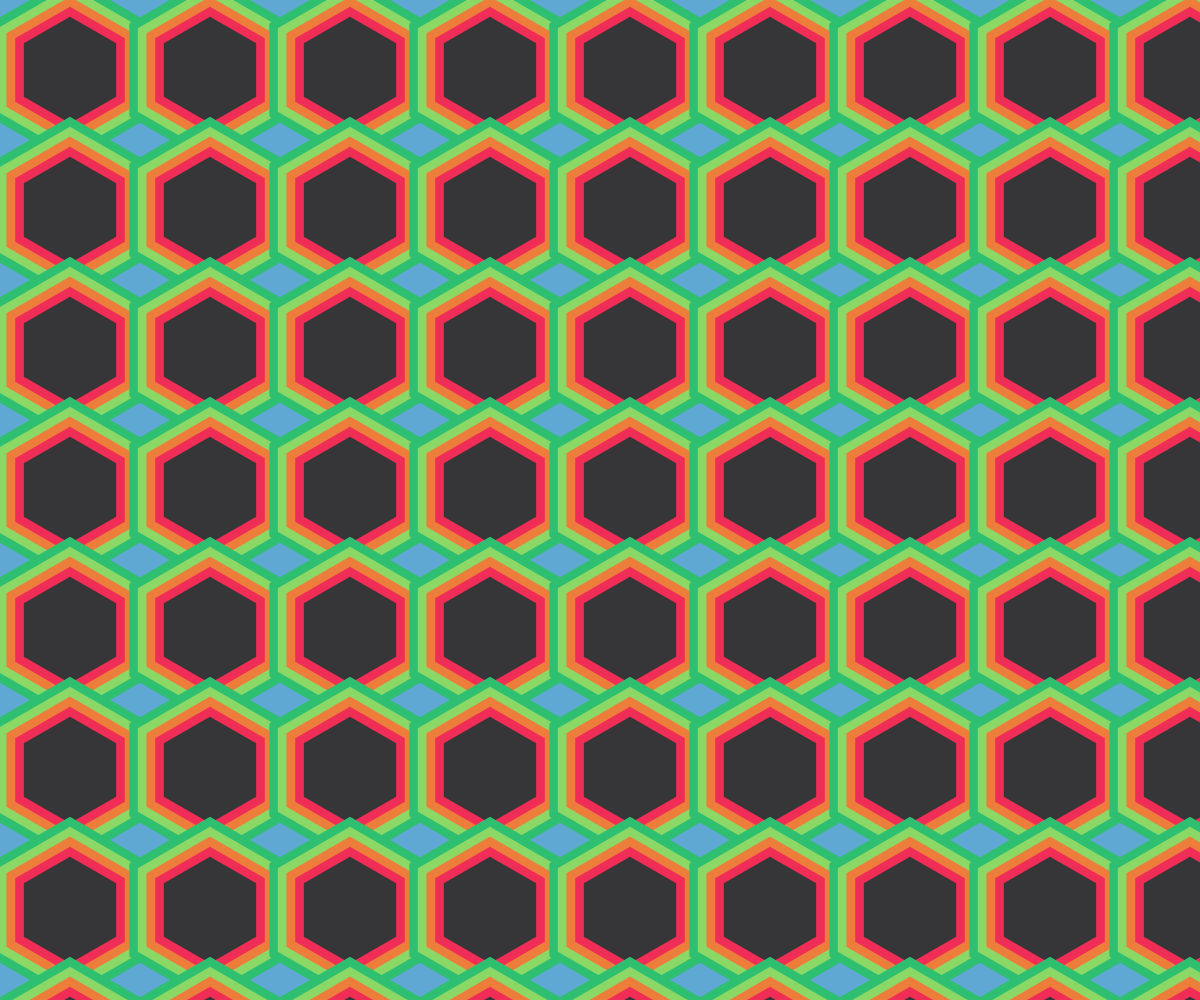
Frame 1 (no input)
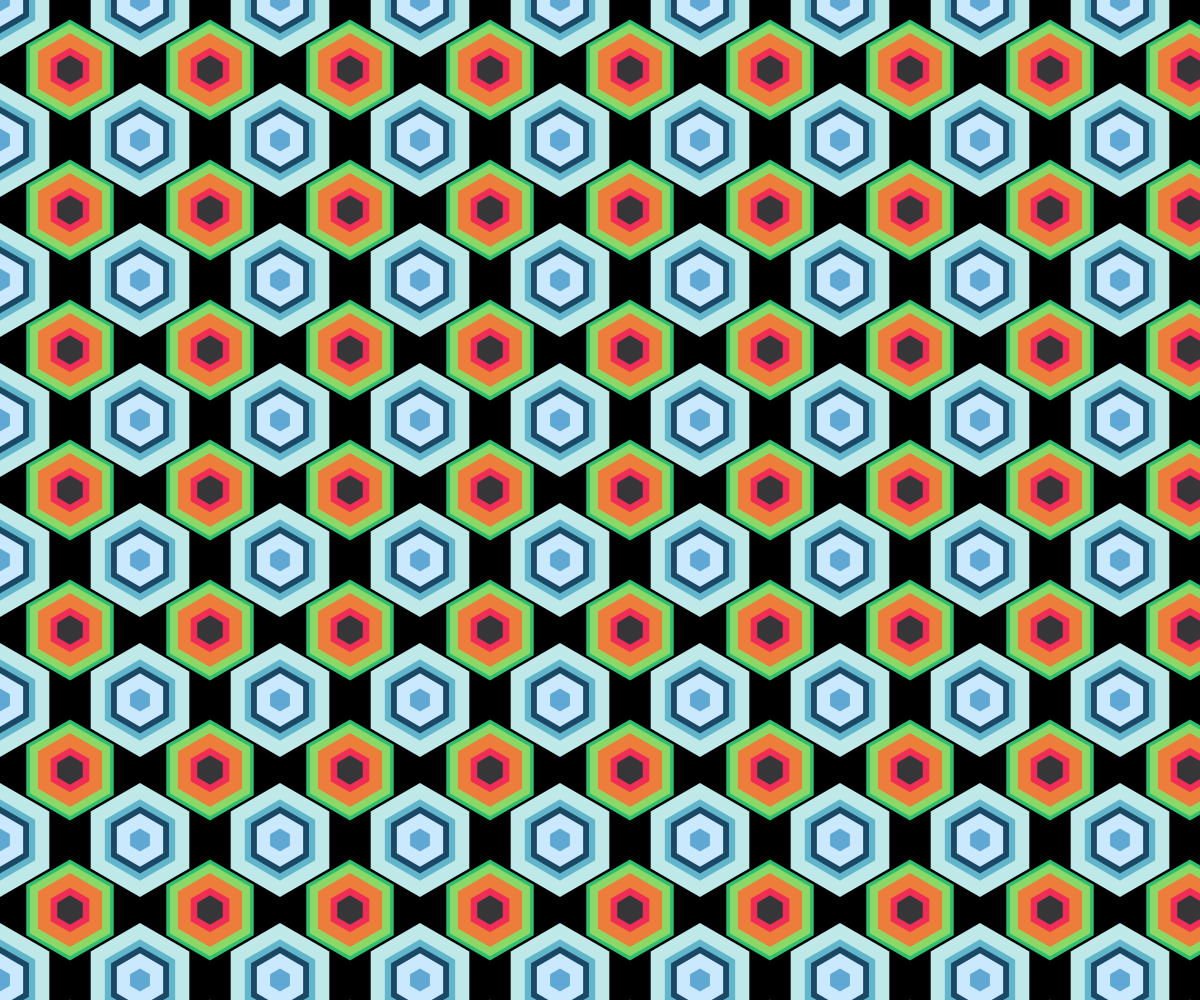
Frame 60 (no input)
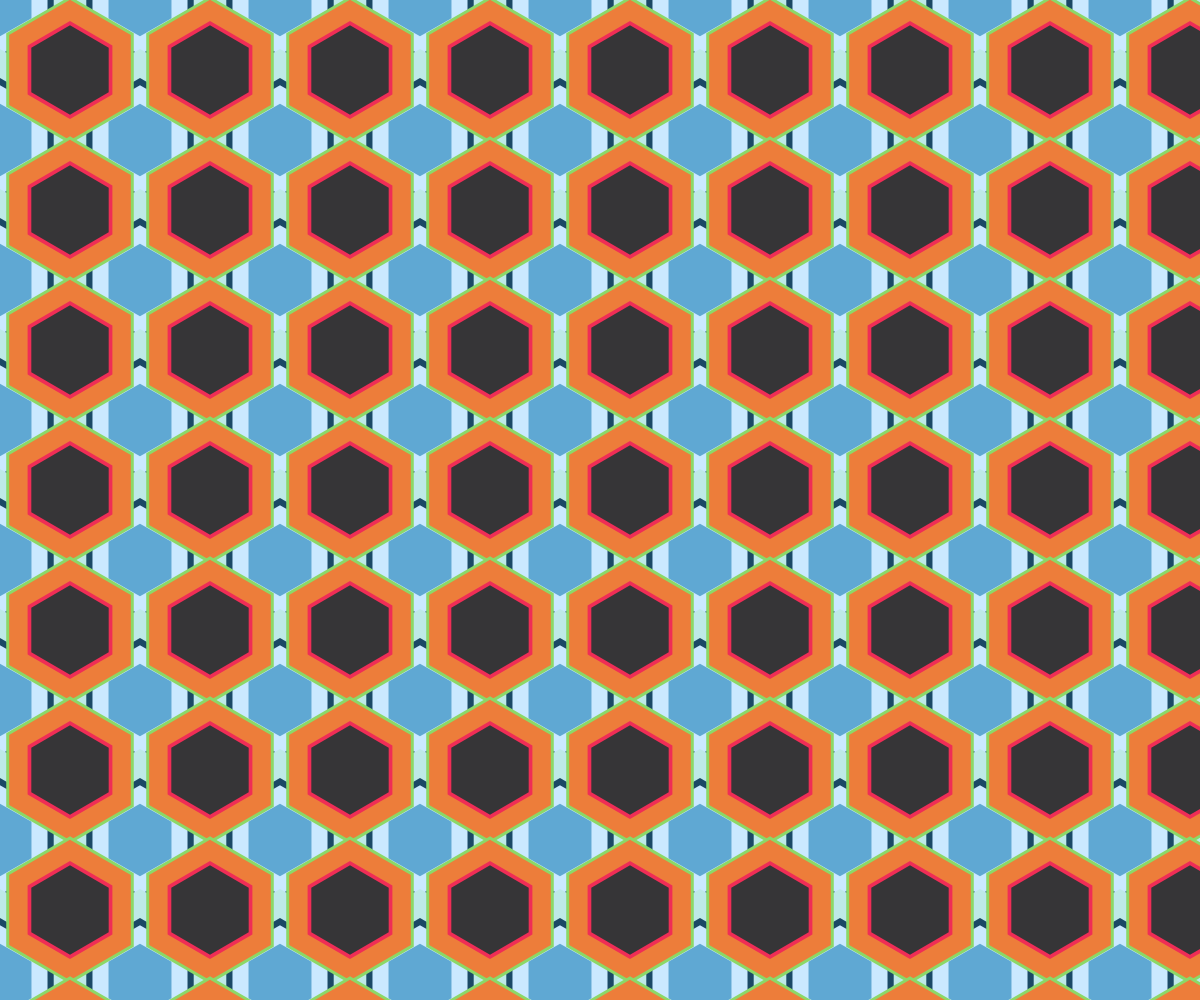
Frame 120 (the mouse pressed at the canvas centre since frame 60)

The p5.js sketch that drew these frames (run headless with seeded random() and noise() and a simulated clock; from frame 60 on, the mouse is pressed at the canvas centre):

// p5.js sketch
// ── sketch.js

// Number of circles in width
var numberOfCircles = 10;
var increase;
var iterator = 0;
var biggestRadius;

function setup() {
  createCanvas(windowWidth, windowHeight);

  increase = width/numberOfCircles;
  biggestRadius = width/12+40;
  noStroke();
}

function draw() {
  background(0);
  iterator ++;

  for (var x1 = 0; x1 < width+biggestRadius; x1+=biggestRadius) {
    for (var y1 = 0; y1 < height+biggestRadius; y1+=biggestRadius) {
      fill(190,233,232);
      polygon(x1, y1, noise(iterator/61) * biggestRadius, 6, HALF_PI);
      fill(98,182,203);
      polygon(x1, y1, noise(iterator/49) * biggestRadius-10, 6, HALF_PI);
      fill(27,73,101);
      polygon(x1, y1, noise(iterator/53) * biggestRadius-20, 6, HALF_PI);
      fill(202,233,255);
      polygon(x1, y1, noise(iterator/57) * biggestRadius-30, 6, HALF_PI);
      fill(95,168,211);
      polygon(x1, y1, noise(iterator/51) * biggestRadius-40, 6, HALF_PI);
    }
  }

  translate(biggestRadius/2, biggestRadius/2);

  for (var x2 = 0; x2 < width+biggestRadius; x2+=biggestRadius) {
    for (var y2 = 0; y2 < height+biggestRadius; y2+=biggestRadius) {
      fill(47,191,113);
      polygon(x2, y2, noise(iterator/48) * biggestRadius, 6, -HALF_PI);
      fill(140,216,103);
      polygon(x2, y2, noise(iterator/56) * biggestRadius-10, 6, -HALF_PI);
      fill(237,125,58);
      polygon(x2, y2, noise(iterator/59) * biggestRadius-20, 6, -HALF_PI);
      fill(239,45,86);
      polygon(x2, y2, noise(iterator/52) * biggestRadius-30, 6, -HALF_PI);
      fill(54,53,55);
      polygon(x2, y2, noise(iterator/54) * biggestRadius-40, 6, -HALF_PI);
    }
  }

}

function polygon(x, y, radius, npoints, startAngle) {
  var angle = TWO_PI / npoints;
  beginShape();
  for (var a = startAngle; a < TWO_PI+startAngle; a += angle) {
    var sx = x + cos(a) * radius;
    var sy = y + sin(a) * radius;
    vertex(sx, sy);
  }
  endShape(CLOSE);
}
